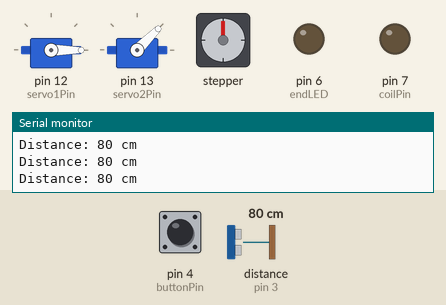
The sketch below on a simulated Arduino Uno, built with avr-gcc and run on an emulated ATmega328P. Shown: 2 × servo, stepper motor, output pins drawn as LEDs (lit = HIGH), the last lines printed to the serial monitor. Wiring (inferred from the names in the program): ultrasonic range finder: trigger pin 2; echo pin 3. Inputs (shaded band) come from the test bench; at power-on: distance to the obstacle (sensor on pin 3) 80 cm, pin 4 (buttonPin) HIGH. The echo pulse lasts 58.3 µs per cm; stepper angles assume 200 steps per turn; pins used as bus, display or sensor lines are not drawn.

Above: at 1.2 s.
1.3 s: distance to the obstacle (sensor on pin 3) set to 12 cm
2.8 s: distance to the obstacle (sensor on pin 3) set to 9 cm
At 3.04 s:
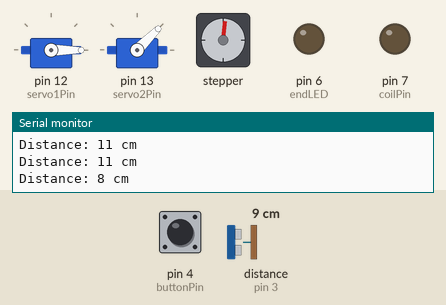
At 3.65 s:
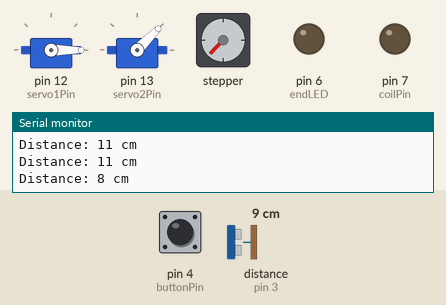
Timing chart, 0 to 16.9 s (numbered marks = the images above; inputs shaded):
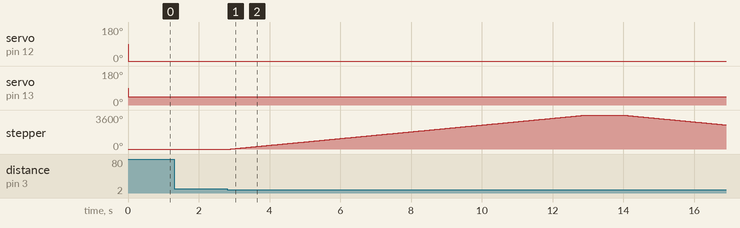

The sketch:

CompressingAndSealing.ino
```cpp
#include <Stepper.h>
#include <Servo.h>

// Constants
// (1)-Ultra Sonic & other pins

const int trigPin = 2;
const int echoPin = 3;
const int buttonPin = 4;            // to take the input of the button
const int endLED = 6;               // to indicate that the sealing process is over by red LED
const int coilPin = 7;              // power to coil
const int servo1Pin = 12;           // servo motor
const int servo2Pin = 13;
int compressingCyclesCompleted=0;
int totalCompressingCycles=2;
bool sealingStarted=false;

// (2)-Other measurements
const int compressingDistance = 10;   // Max distance for compressing in cm
const int sealingDistance = 10;       // Max distance for sealing in cm
const int sealingtime = 3000;         // Sealing time in ms

// Define the number of steps per revolution
const int stepsPerRevolution=200;

// Create a Stepper object with the number of steps per revolution and the motor control pins
Stepper myStepper(stepsPerRevolution,8,9,10,11);
// Create servo object
Servo servo1;
Servo servo2;

// for if loop
bool isLoopStopped = false;       // Variable to track if the loop is stopped

void setup() {
  // Set the speed of the stepper motor
  myStepper.setSpeed(60);

  // Start the serial communication for debugging purposes
  Serial.begin(9600);

  // Set up the pins for ultrasonic sensor, LED and coil
  pinMode(trigPin, OUTPUT);
  pinMode(echoPin, INPUT);

  pinMode(buttonPin, INPUT_PULLUP);
  pinMode(endLED, OUTPUT);
  pinMode(coilPin, OUTPUT);

  // Attach servo to the servoPin
  servo1.attach(servo1Pin);
  servo2.attach(servo2Pin);
}

void loop() {

  if (!isLoopStopped) {

    // Measure the distance with the ultrasonic sensor
    long duration, distance;
    digitalWrite(trigPin, LOW);
    delayMicroseconds(2);
    digitalWrite(trigPin, HIGH);
    delayMicroseconds(10);
    digitalWrite(trigPin, LOW);
    duration = pulseIn(echoPin, HIGH);
    distance = duration / 58; // Calculate 'd'

    // Print distance to the serial monitor
    Serial.print("Distance: ");
    Serial.print(distance);
    Serial.println(" cm");


    //Check if distance is less than the compressingDistance
    if (distance<compressingDistance && compressingCyclesCompleted<totalCompressingCycles){

        myStepper.step(stepsPerRevolution*10); // Compressing plate comes down
        delay(1000);

        myStepper.step(-stepsPerRevolution*10); // Compressing plate goes up
        delay(1000);

        compressingCyclesCompleted+=1;
        sealingStarted=false;
    }


    servo1.write(0);                    //initial position
    servo2.write(45);

    // Check if distance is less than the sealingDistance
    if (distance < sealingDistance && compressingCyclesCompleted==totalCompressingCycles && !sealingStarted) {
      sealingStarted=true;
      //Serial.println("Sealing starts");
      servo1.write(100);                // Turn the servo motor by 90 degrees
      delay(500);
      servo2.write(0);

      digitalWrite(coilPin,HIGH);       // supply current to coil through relay module
      delay(sealingtime);               // Wait for the servo to reach the desired position (Sealing time)
      digitalWrite(coilPin,LOW);        // off the power supply to coil

      servo2.write(45);
      delay(500);
      servo1.write(0);                  // Reset the servo to the initial position (0 degrees)

      digitalWrite(endLED,HIGH);        // light the red LED to indicate the process is over

      //Serial.println("Sealing completed. Stopping the loop.");

      isLoopStopped = true;

    }
  }

  // Check if the button is pressed to restart the loop
  if (digitalRead(buttonPin) == LOW) {

    digitalWrite(endLED,LOW);         // Wait for the servo to reach the desired position
    //Serial.println("Button pressed. Restarting the loop.");
    compressingCyclesCompleted=0;
    sealingStarted=false;
    isLoopStopped = false;

  }
  delay(100);                         // Delay between measurements

}
```

Measured:
- the behaviour switches between 11 and 10 cm on distance to the obstacle (sensor on pin 3) (found by bisection; images 0 and 1)
- after the input at 2.8 s, stepper: turns 3600° clockwise in 10.1 s, then 1052° counter-clockwise in 2.9 s
